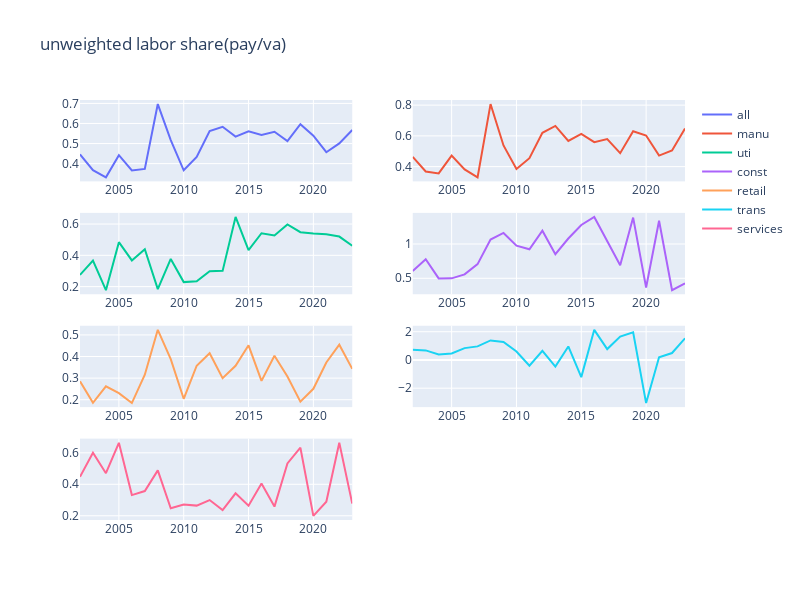

Notebook cell for this chart:
### Code cell
## labor share

fig = make_subplots(rows = 4, cols = 2)

fig.add_trace(go.Scatter(x = temp['yr'], y=temp['all'],
                    mode='lines',
                    name='all'), row=1,col=1)

fig.add_trace(go.Scatter(x = temp['yr'], y=temp['manu'],
                    mode='lines',
                    name='manu'), row=1,col=2)

fig.add_trace(go.Scatter(x = temp['yr'], y=temp['uti'],
                    mode='lines',
                    name='uti'), row=2,col=1)

fig.add_trace(go.Scatter(x = temp['yr'], y=temp['const'],
                    mode='lines',
                    name='const'), row=2,col=2)

fig.add_trace(go.Scatter(x = temp['yr'], y=temp['retail'],
                    mode='lines',
                    name='retail'), row=3,col=1)

fig.add_trace(go.Scatter(x = temp['yr'], y=temp['trans'],
                    mode='lines',
                    name='trans'), row=3,col=2)

fig.add_trace(go.Scatter(x = temp['yr'], y=temp['services'],
                    mode='lines',
                    name='services'), row=4,col=1)

fig.update_layout(height=600, width=800, title_text="unweighted labor share(pay/va)")
fig.show()

### Figure 1 — Plotly figure (JSON) as saved in the notebook; plotly's stock layout.template omitted (floating-point values rounded to 4 significant figures)
{"data": [{"mode": "lines", "name": "all", "type": "scatter", "x": [2002, 2003, 2004, 2005, 2006, 2007, 2008, 2009, 2010, 2011, 2012, 2013, 2014, 2015, 2016, 2017, 2018, 2019, 2020, 2021, 2022, 2023], "xaxis": "x", "y": [0.4463, 0.367, 0.3318, 0.442, 0.3661, 0.3735, 0.6967, 0.5175, 0.3666, 0.4336, 0.5619, 0.5834, 0.5345, 0.5613, 0.5431, 0.5585, 0.5125, 0.5964, 0.5392, 0.4568, 0.5006, 0.5675], "yaxis": "y"}, {"mode": "lines", "name": "manu", "type": "scatter", "x": [2002, 2003, 2004, 2005, 2006, 2007, 2008, 2009, 2010, 2011, 2012, 2013, 2014, 2015, 2016, 2017, 2018, 2019, 2020, 2021, 2022, 2023], "xaxis": "x2", "y": [0.4633, 0.3684, 0.3558, 0.4718, 0.382, 0.3303, 0.807, 0.5377, 0.385, 0.4548, 0.6199, 0.6649, 0.5666, 0.6132, 0.5588, 0.5794, 0.4872, 0.6296, 0.6026, 0.4716, 0.505, 0.6483], "yaxis": "y2"}, {"mode": "lines", "name": "uti", "type": "scatter", "x": [2002, 2003, 2004, 2005, 2006, 2007, 2008, 2009, 2010, 2011, 2012, 2013, 2014, 2015, 2016, 2017, 2018, 2019, 2020, 2021, 2022, 2023], "xaxis": "x3", "y": [0.2746, 0.3667, 0.1771, 0.4844, 0.3674, 0.4398, 0.1839, 0.3772, 0.2289, 0.2347, 0.2987, 0.3007, 0.6456, 0.4334, 0.5412, 0.5274, 0.5975, 0.5482, 0.5393, 0.5352, 0.5201, 0.4611], "yaxis": "y3"}, {"mode": "lines", "name": "const", "type": "scatter", "x": [2002, 2003, 2004, 2005, 2006, 2007, 2008, 2009, 2010, 2011, 2012, 2013, 2014, 2015, 2016, 2017, 2018, 2019, 2020, 2021, 2022, 2023], "xaxis": "x4", "y": [0.6063, 0.778, 0.4986, 0.499, 0.5571, 0.7065, 1.065, 1.161, 0.9759, 0.9235, 1.194, 0.8502, 1.08, 1.277, 1.394, 1.052, 0.6887, 1.385, 0.3652, 1.338, 0.3266, 0.4264], "yaxis": "y4"}, {"mode": "lines", "name": "retail", "type": "scatter", "x": [2002, 2003, 2004, 2005, 2006, 2007, 2008, 2009, 2010, 2011, 2012, 2013, 2014, 2015, 2016, 2017, 2018, 2019, 2020, 2021, 2022, 2023], "xaxis": "x5", "y": [0.2854, 0.1859, 0.2618, 0.2301, 0.1846, 0.3159, 0.5236, 0.3879, 0.2044, 0.3575, 0.4154, 0.3, 0.357, 0.452, 0.2873, 0.4036, 0.3075, 0.1909, 0.2506, 0.3723, 0.4548, 0.3427], "yaxis": "y5"}, {"mode": "lines", "name": "trans", "type": "scatter", "x": [2002, 2003, 2004, 2005, 2006, 2007, 2008, 2009, 2010, 2011, 2012, 2013, 2014, 2015, 2016, 2017, 2018, 2019, 2020, 2021, 2022, 2023], "xaxis": "x6", "y": [0.7171, 0.6762, 0.3915, 0.4625, 0.8382, 0.9614, 1.383, 1.275, 0.5967, -0.4125, 0.6465, -0.4653, 0.9592, -1.216, 2.135, 0.7707, 1.656, 1.953, -3.054, 0.1971, 0.4919, 1.534], "yaxis": "y6"}, {"mode": "lines", "name": "services", "type": "scatter", "x": [2002, 2003, 2004, 2005, 2006, 2007, 2008, 2009, 2010, 2011, 2012, 2013, 2014, 2015, 2016, 2017, 2018, 2019, 2020, 2021, 2022, 2023], "xaxis": "x7", "y": [0.4477, 0.6001, 0.4704, 0.6634, 0.3314, 0.357, 0.4883, 0.248, 0.2715, 0.2645, 0.2998, 0.2363, 0.3426, 0.2641, 0.4043, 0.2581, 0.5322, 0.6324, 0.1989, 0.2889, 0.6643, 0.2769], "yaxis": "y7"}], "layout": {"height": 600, "title": {"text": "unweighted labor share(pay/va)"}, "width": 800, "xaxis": {"anchor": "y", "domain": [0, 0.45]}, "xaxis2": {"anchor": "y2", "domain": [0.55, 1]}, "xaxis3": {"anchor": "y3", "domain": [0, 0.45]}, "xaxis4": {"anchor": "y4", "domain": [0.55, 1]}, "xaxis5": {"anchor": "y5", "domain": [0, 0.45]}, "xaxis6": {"anchor": "y6", "domain": [0.55, 1]}, "xaxis7": {"anchor": "y7", "domain": [0, 0.45]}, "xaxis8": {"anchor": "y8", "domain": [0.55, 1]}, "yaxis": {"anchor": "x", "domain": [0.8063, 1]}, "yaxis2": {"anchor": "x2", "domain": [0.8063, 1]}, "yaxis3": {"anchor": "x3", "domain": [0.5375, 0.7312]}, "yaxis4": {"anchor": "x4", "domain": [0.5375, 0.7312]}, "yaxis5": {"anchor": "x5", "domain": [0.2687, 0.4625]}, "yaxis6": {"anchor": "x6", "domain": [0.2687, 0.4625]}, "yaxis7": {"anchor": "x7", "domain": [0, 0.1938]}, "yaxis8": {"anchor": "x8", "domain": [0, 0.1938]}}}
